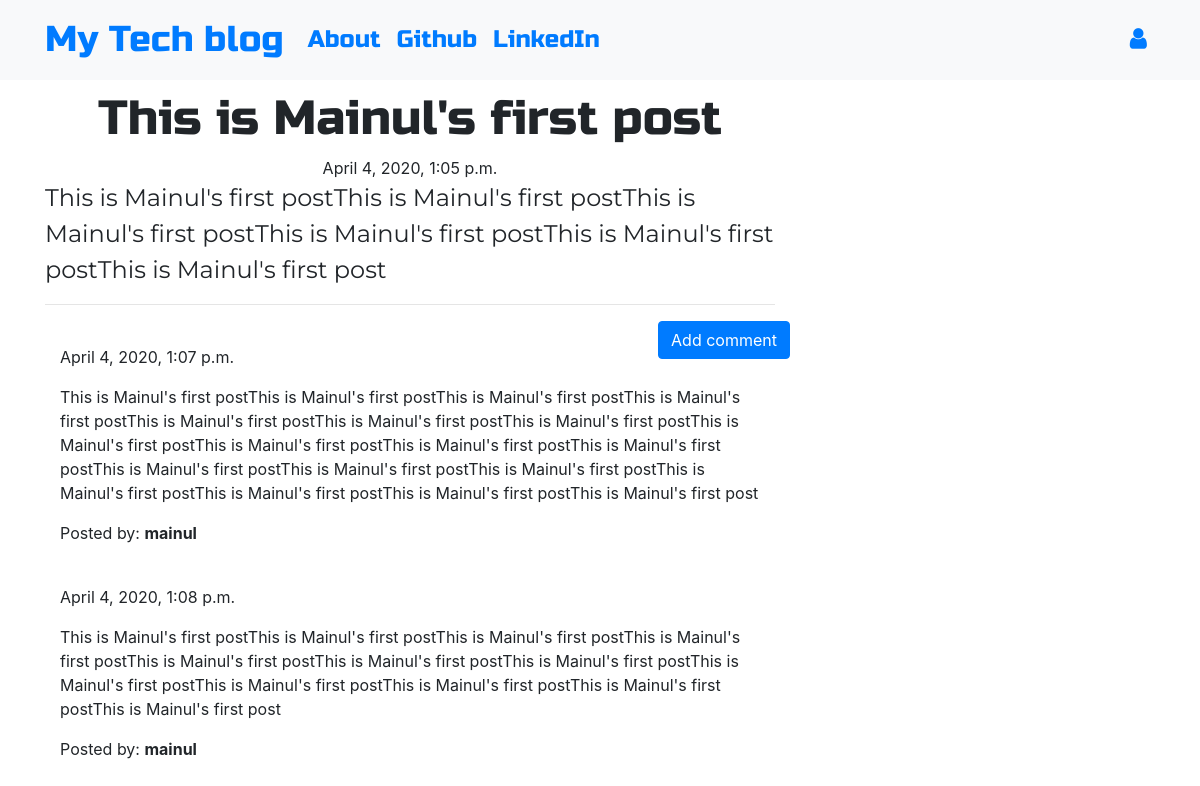
Screenshot of /post/3 with the database file from the repository.
### blog/models.py (models this page shows, shortened)
class Post(models.Model):
    author = models.ForeignKey('auth.User',on_delete=models.CASCADE)
    title = models.CharField(max_length=200)
    text = models.TextField()
    created_date = models.DateTimeField(default=timezone.now)
    published_date = models.DateTimeField(blank=True, null=True)

class Comment(models.Model):
    post = models.ForeignKey('blog.Post', related_name='comments',on_delete=models.CASCADE)
    author = models.CharField(max_length=200)
    text = models.TextField()
    created_date = models.DateTimeField(default=timezone.now)
    approved_comment = models.BooleanField(default=False)

### blog/views.py (the view)
# urls.py: path('post/<int:pk>', views.PostDetailView.as_view(), name='post_detail'),
class PostDetailView(DetailView):
    model = Post

### blog/templates/blog/post_detail.html (shortened to what this page needs)
{% extends 'blog/base.html' %}
{% block content %}
        <h1 class='posttitle loader'>{{ post.title }}</h1>
        {% if post.published_date %}
            <div class="date postdate">
                {{ post.published_date }}
            </div>
        {% else %}
            <a class="btn btn-outline-dark" href="{% url 'post_publish' pk=post.pk %}">Publish</a>
        {% endif %}
      <p class='postcontent' >{{ post.text|safe|linebreaksbr }}</p>
  <hr>
  <a class="btn btn-primary btn-comment" href="{% url 'add_comment_to_post' pk=post.pk %}">Add comment</a>
  <div class="container">
  {% for comment in post.comments.all %}
  <br>
      {% if user.is_authenticated or comment.approved_comment %}
              {{ comment.created_date }}
          <p>{{ comment.text|safe|linebreaks }}</p>
          <p>Posted by: <strong>{{ comment.author }}</strong></p>
      {% endif %}
  {% empty %}
      <p>No comments posted.</p>
  {% endfor %}
</div>
{% endblock %}

### blog/templates/blog/base.html (shortened to what this page needs)
<!DOCTYPE html>
{% load static %}
<html>
  <head>
    <link rel="stylesheet" href="https://stackpath.bootstrapcdn.com/bootstrap/4.1.3/css/bootstrap.min.css"
>
    <link href="https://maxcdn.bootstrapcdn.com/font-awesome/4.7.0/css/font-awesome.min.css" rel="stylesheet">
    <link rel="stylesheet" href="//cdn.jsdelivr.net/medium-editor/latest/css/medium-editor.min.css" type="text/css" media="screen" charset="utf-8">
    <link rel="stylesheet" href="{% static 'css/blog.css' %}">
  </head>
  <body class='loader'>
    <nav class="navbar navbar-expand-lg bg-light techfont">
      <div class="container">
        <div class="navbar-nav align-items-center">
          <a class="navbar-brand bigbrand" href="{% url 'post_list' %}">My Tech blog</a>
          <a class="nav-item nav-link" href="{% url 'about' %}">About</a>
          <a class="nav-item nav-link" href="https://www.github.com">Github</a>
          <a class="nav-item nav-link" href="https://www.linkedin.com">LinkedIn</a>
        </div>
        <div class="navbar-nav align-items-center ml-auto">
          {% if user.is_authenticated %}
            <a class="nav-item nav-link" href="{% url 'post_new' %}">New Post</a>
            <a class="nav-item nav-link" href="{% url 'post_draft_list' %}">Drafts</a>
            <a class="nav-item nav-link" href="{% url 'logout' %}">Log out</a>
            <a >Welcome: {{ user.username }}</a>
          {% else %}
            <a class="nav-item nav-link" href="{% url 'login' %}" aria-label="Login">
              <span class="fa fa-user" aria-hidden="true"></span></a>
          {% endif %}
        </div>
      </div>
    </nav>
          <div class="content container">
              <div class="row">
                  <div class="col-md-8">
                    <div class="blog_posts">
                      {% block content %}
                      {% endblock %}
                    </div>
                  </div>
              </div>
          </div>
  </body>
</html>

### blog/static/css/blog.css (style rules this page uses)
.techfont { font-family: 'Russo One', sans-serif; font-size: 1.5em; margin-bottom: 10px; }
.postdate { text-align: center; }
.posttitle { font-family: 'Russo One', sans-serif; font-size: 3em; text-align: center; }
.postcontent { font-family: 'Montserrat'; font-size: 1.5em; }
.btn-comment { position: absolute; right: 0px; }
.bigbrand { font-size: 1.5em; }
.loader { filter:hue-rotate(0deg); color: linear-gradient(45deg,#0f8,#08f); animation:hue 5000ms infinite linear; }

### rows the page displays
Post: title "This is Mainul's first post", published_date "April 4, 2020, 1:05 p.m.", text "This is Mainul's first postThis is Mainul's first postThis is Mainul's first postThis is Mainul's first postThis is Mainul's first postThis is Mainul's first post"
Comment: created_date "April 4, 2020, 1:07 p.m.", text "This is Mainul's first postThis is Mainul's first postThis is Mainul's first postThis is Mainul's first postThis is Mainul's first postThis is Mainul's first postThis is Mainul's first postThis is Mainul's first postThis is Mainul's first postThis is Mainul's first postThis is Mainul's first postThis is Mainul's first postThis is Mainul's first postThis is Mainul's first postThis is Mainul's first postThis is Mainul's first postThis is Mainul's first postThis is Mainul's first post", author "mainul"
Comment: created_date "April 4, 2020, 1:08 p.m.", text "This is Mainul's first postThis is Mainul's first postThis is Mainul's first postThis is Mainul's first postThis is Mainul's first postThis is Mainul's first postThis is Mainul's first postThis is Mainul's first postThis is Mainul's first postThis is Mainul's first postThis is Mainul's first postThis is Mainul's first post", author "mainul"
